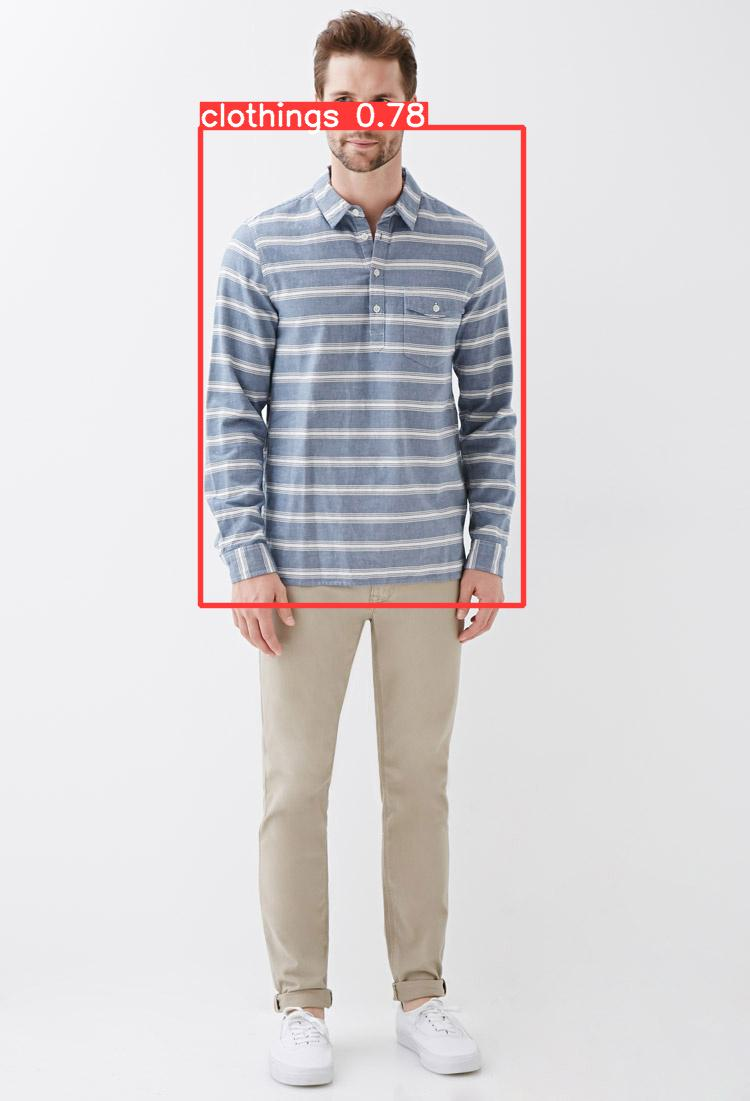
#> input picture runs/detect/exp/image0.jpg, 750 x 1101 px; its folder holds only this picture in this run
$ python -i fitting_service.py   (imports and definitions only)   (older library calls are emulated)
#> lines starting #> are read from the running program, lines starting #| are printed output that depends on the picture; after the words box and inside, x2 and y2 are one past the last pixel; in counts of white or black regions, pixels touching at a corner belong together
#> further down, picture is the input picture: shape (1101, 750, 3); mean B, G, R 214.3, 212.6, 216.4
import uuid
import subprocess
import glob
import os
import logging
import time
import requests
import shutil
from PIL import Image
import cv2
import numpy as np
import copy
import json
import io
import urllib.request

# s3를 사용하기 위해 import
from domain.s3.s3_service import upload_general_file

logger = logging.getLogger(__name__)
home_path = "/home/cksghks88/"


# [236 lines left out: functions fitting, preprocess, download_file, download_file_png_to_jpg, create_directory, create_default_folder and 4 more, not called in this run]


def get_cloth_mask(image):
    gray = cv2.cvtColor(image, cv2.COLOR_BGR2GRAY)
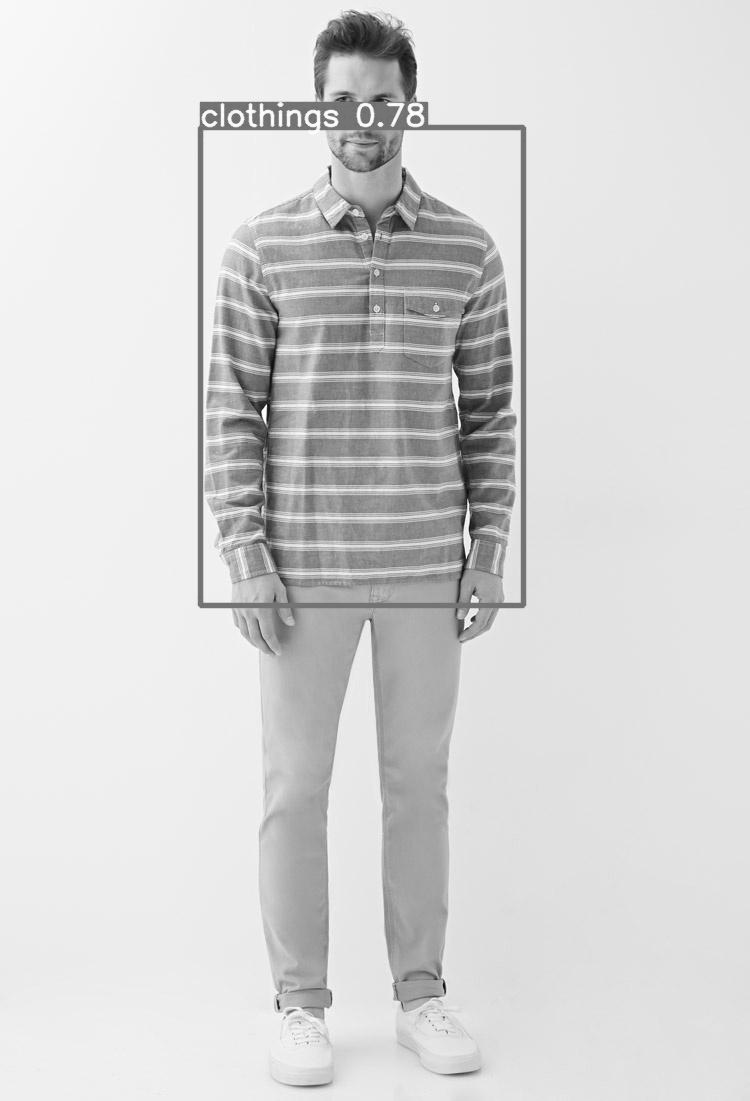
#> gray: shape (1101, 750); min 5, max 255, mean 213.8
    blurred = cv2.GaussianBlur(gray, (5, 5), 0)
    _, thresh = cv2.threshold(blurred, 0, 255, cv2.THRESH_BINARY_INV + cv2.THRESH_OTSU)
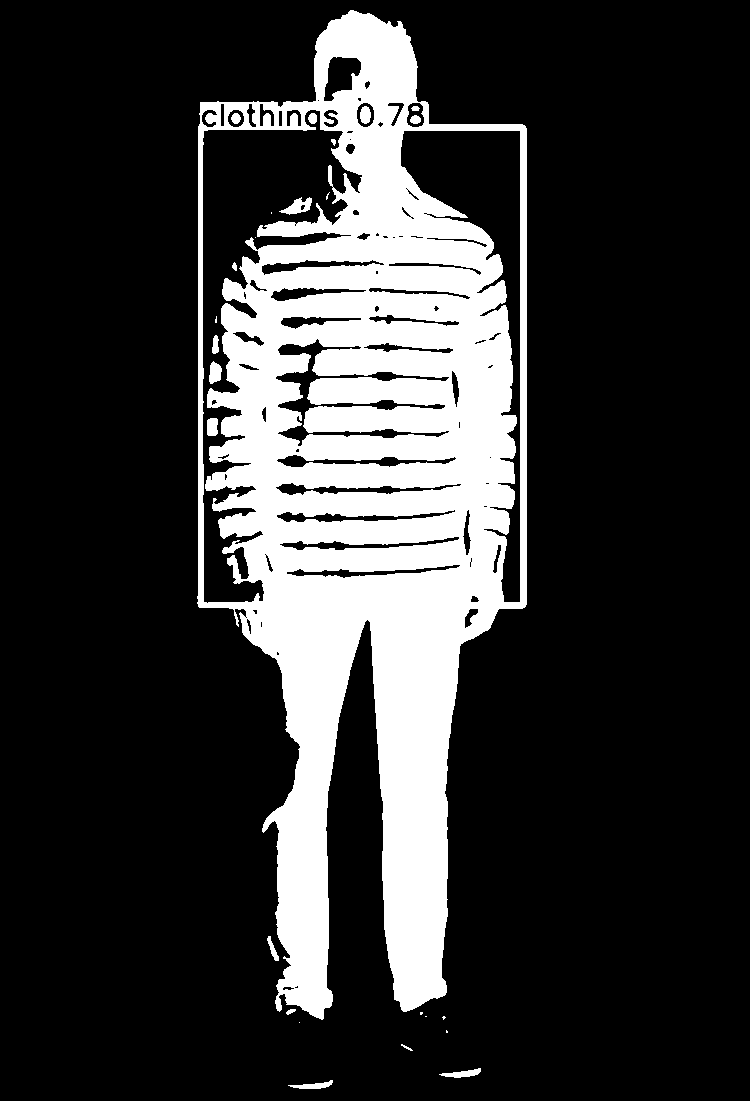
#> thresh: shape (1101, 750); 21% white; 26 white regions (9 under 20 px)
    contours, _ = cv2.findContours(thresh, cv2.RETR_EXTERNAL, cv2.CHAIN_APPROX_SIMPLE)
#> contours = 11 contours, 6 with area under 20; largest, box (x1, y1, x2, y2) and area: (197, 10, 527, 1020) 222513, (439, 1068, 481, 1078) 168, (288, 1080, 333, 1089) 152, (267, 936, 279, 961) 88, (286, 1009, 296, 1015) 25
    mask = np.zeros_like(image)
    cv2.drawContours(mask, contours, -1, (255, 255, 255), -1)
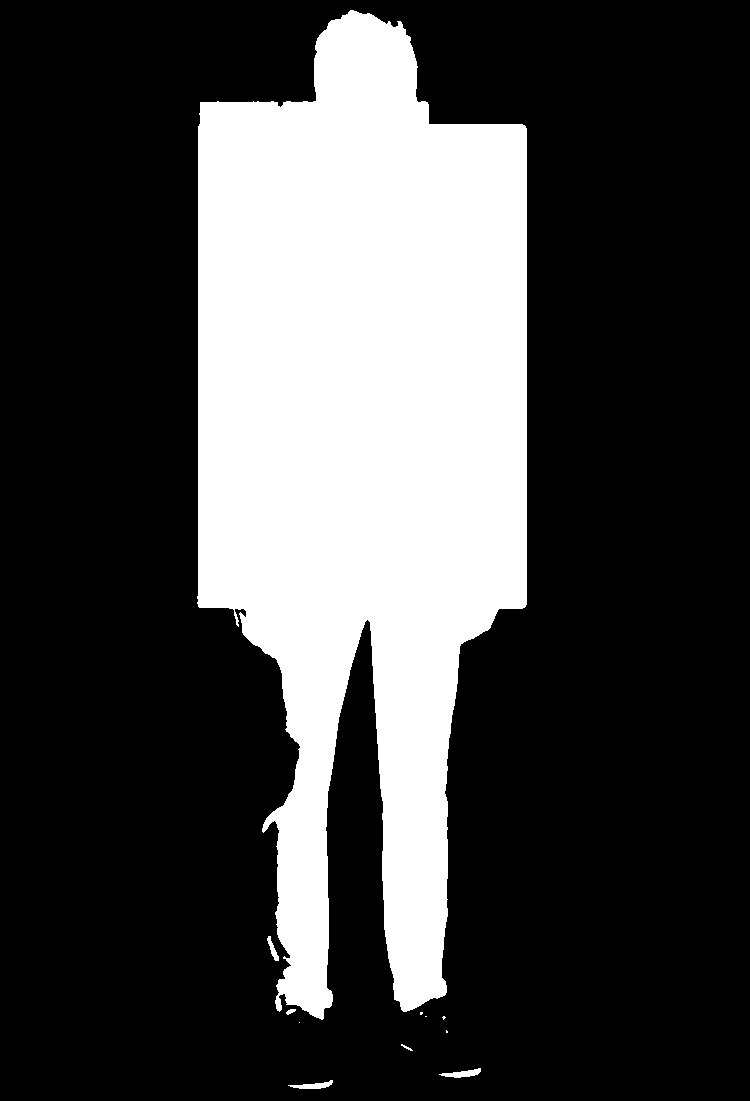
#> mask: shape (1101, 750, 3); 27.2% white; 11 white regions (5 under 20 px), largest, box (x1, y1, x2, y2) and area: (197, 10, 527, 1020) 224196, (439, 1068, 481, 1078) 212, (288, 1080, 333, 1089) 198, (267, 936, 279, 961) 116, (286, 1009, 296, 1015) 36, (401, 1044, 413, 1051) 27
    return mask


# [7 lines left out: function write_edge, not called in this run]

>>> import cv2
>>> picture = cv2.imread('../../../runs/detect/exp/image0.jpg')
>>> result = get_cloth_mask(picture)
